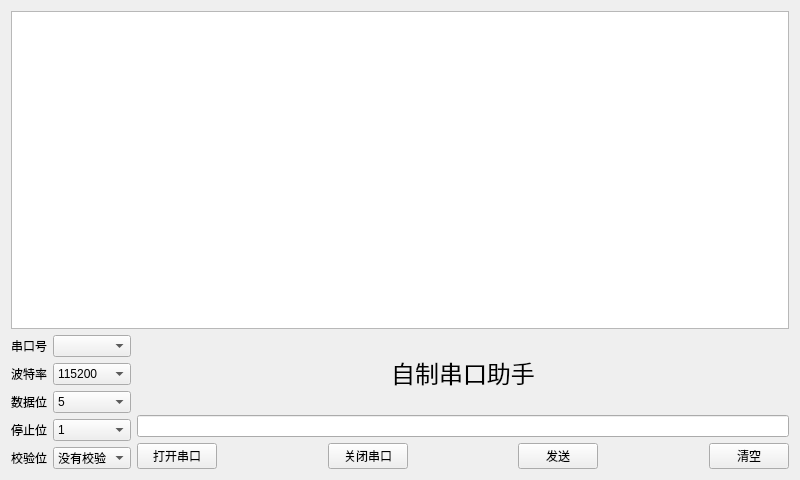
<?xml version="1.0" encoding="UTF-8"?>
<ui version="4.0">
 <class>Widget</class>
 <widget class="QWidget" name="Widget">
  <property name="geometry">
   <rect>
    <x>0</x>
    <y>0</y>
    <width>800</width>
    <height>480</height>
   </rect>
  </property>
  <property name="windowTitle">
   <string>Widget</string>
  </property>
  <layout class="QGridLayout" name="gridLayout_2">
   <item row="0" column="0" colspan="2">
    <widget class="QPlainTextEdit" name="plainTextEdit">
     <property name="readOnly">
      <bool>true</bool>
     </property>
    </widget>
   </item>
   <item row="1" column="0">
    <layout class="QGridLayout" name="gridLayout">
     <item row="0" column="0">
      <widget class="QLabel" name="label">
       <property name="text">
        <string>串口号</string>
       </property>
      </widget>
     </item>
     <item row="0" column="1">
      <widget class="QComboBox" name="chuankouhao"/>
     </item>
     <item row="1" column="0">
      <widget class="QLabel" name="label_2">
       <property name="text">
        <string>波特率</string>
       </property>
      </widget>
     </item>
     <item row="1" column="1">
      <widget class="QComboBox" name="botelv">
       <property name="currentIndex">
        <number>2</number>
       </property>
       <item>
        <property name="text">
         <string>4800</string>
        </property>
       </item>
       <item>
        <property name="text">
         <string>9200</string>
        </property>
       </item>
       <item>
        <property name="text">
         <string>115200</string>
        </property>
       </item>
      </widget>
     </item>
     <item row="2" column="0">
      <widget class="QLabel" name="label_3">
       <property name="text">
        <string>数据位</string>
       </property>
      </widget>
     </item>
     <item row="2" column="1">
      <widget class="QComboBox" name="shujuwei">
       <item>
        <property name="text">
         <string>5</string>
        </property>
       </item>
       <item>
        <property name="text">
         <string>6</string>
        </property>
       </item>
       <item>
        <property name="text">
         <string>7</string>
        </property>
       </item>
       <item>
        <property name="text">
         <string>8</string>
        </property>
       </item>
      </widget>
     </item>
     <item row="3" column="0">
      <widget class="QLabel" name="label_4">
       <property name="text">
        <string>停止位</string>
       </property>
      </widget>
     </item>
     <item row="3" column="1">
      <widget class="QComboBox" name="tingzhiwei">
       <item>
        <property name="text">
         <string>1</string>
        </property>
       </item>
       <item>
        <property name="text">
         <string>1.5</string>
        </property>
       </item>
       <item>
        <property name="text">
         <string>2</string>
        </property>
       </item>
      </widget>
     </item>
     <item row="4" column="0">
      <widget class="QLabel" name="label_5">
       <property name="text">
        <string>校验位</string>
       </property>
      </widget>
     </item>
     <item row="4" column="1">
      <widget class="QComboBox" name="jiaoyanwei">
       <item>
        <property name="text">
         <string>没有校验</string>
        </property>
       </item>
      </widget>
     </item>
    </layout>
   </item>
   <item row="1" column="1">
    <layout class="QVBoxLayout" name="verticalLayout">
     <item>
      <widget class="QLabel" name="label_6">
       <property name="font">
        <font>
         <pointsize>18</pointsize>
        </font>
       </property>
       <property name="text">
        <string>自制串口助手</string>
       </property>
       <property name="alignment">
        <set>Qt::AlignCenter</set>
       </property>
      </widget>
     </item>
     <item>
      <widget class="QLineEdit" name="fasong_edit"/>
     </item>
     <item>
      <layout class="QHBoxLayout" name="horizontalLayout">
       <item>
        <widget class="QPushButton" name="dakaichuankou">
         <property name="text">
          <string>打开串口</string>
         </property>
        </widget>
       </item>
       <item>
        <spacer name="horizontalSpacer">
         <property name="orientation">
          <enum>Qt::Horizontal</enum>
         </property>
         <property name="sizeHint" stdset="0">
          <size>
           <width>40</width>
           <height>20</height>
          </size>
         </property>
        </spacer>
       </item>
       <item>
        <widget class="QPushButton" name="guanbichuankou">
         <property name="text">
          <string>关闭串口</string>
         </property>
        </widget>
       </item>
       <item>
        <spacer name="horizontalSpacer_2">
         <property name="orientation">
          <enum>Qt::Horizontal</enum>
         </property>
         <property name="sizeHint" stdset="0">
          <size>
           <width>40</width>
           <height>20</height>
          </size>
         </property>
        </spacer>
       </item>
       <item>
        <widget class="QPushButton" name="qingkong">
         <property name="text">
          <string>发送</string>
         </property>
        </widget>
       </item>
       <item>
        <spacer name="horizontalSpacer_3">
         <property name="orientation">
          <enum>Qt::Horizontal</enum>
         </property>
         <property name="sizeHint" stdset="0">
          <size>
           <width>40</width>
           <height>20</height>
          </size>
         </property>
        </spacer>
       </item>
       <item>
        <widget class="QPushButton" name="fakong">
         <property name="text">
          <string>清空</string>
         </property>
        </widget>
       </item>
      </layout>
     </item>
    </layout>
   </item>
  </layout>
 </widget>
 <resources/>
 <connections/>
</ui>
